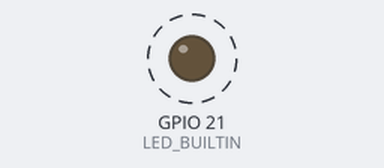
Simulated run of this program. Board: Seeed XIAO ESP32-S3. Shown: output pins drawn as LEDs (lit = HIGH). Dashed ring = blinking.

Above: at 0.2 s.
Timing chart, 0 to 3.0 s (numbered marks = the images above):
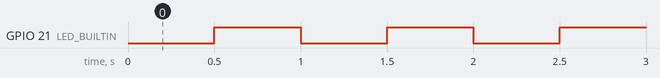

Measured:
- by itself, GPIO 21 (LED_BUILTIN): alternates HIGH for 0.50 s and LOW for 0.50 s

The program:

main.cpp
```cpp
#include <Arduino.h>

void setup() {
  pinMode(LED_BUILTIN, OUTPUT);
}

void loop() {
  digitalWrite(LED_BUILTIN, LOW);   // LOW allume la LED de la XIAO
  delay(500);
  digitalWrite(LED_BUILTIN, HIGH);  // HIGH l'éteint
  delay(500);
}
```
